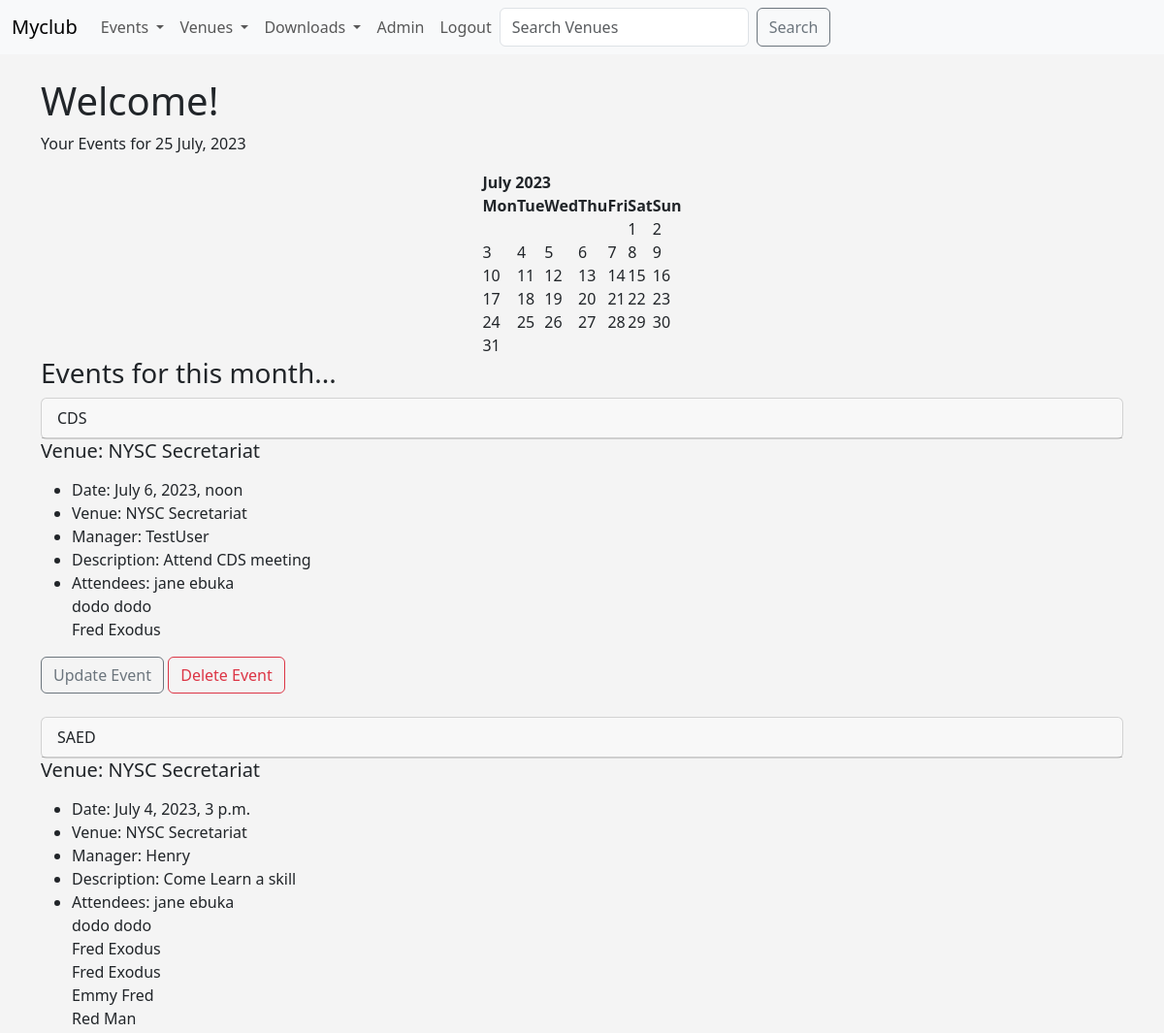
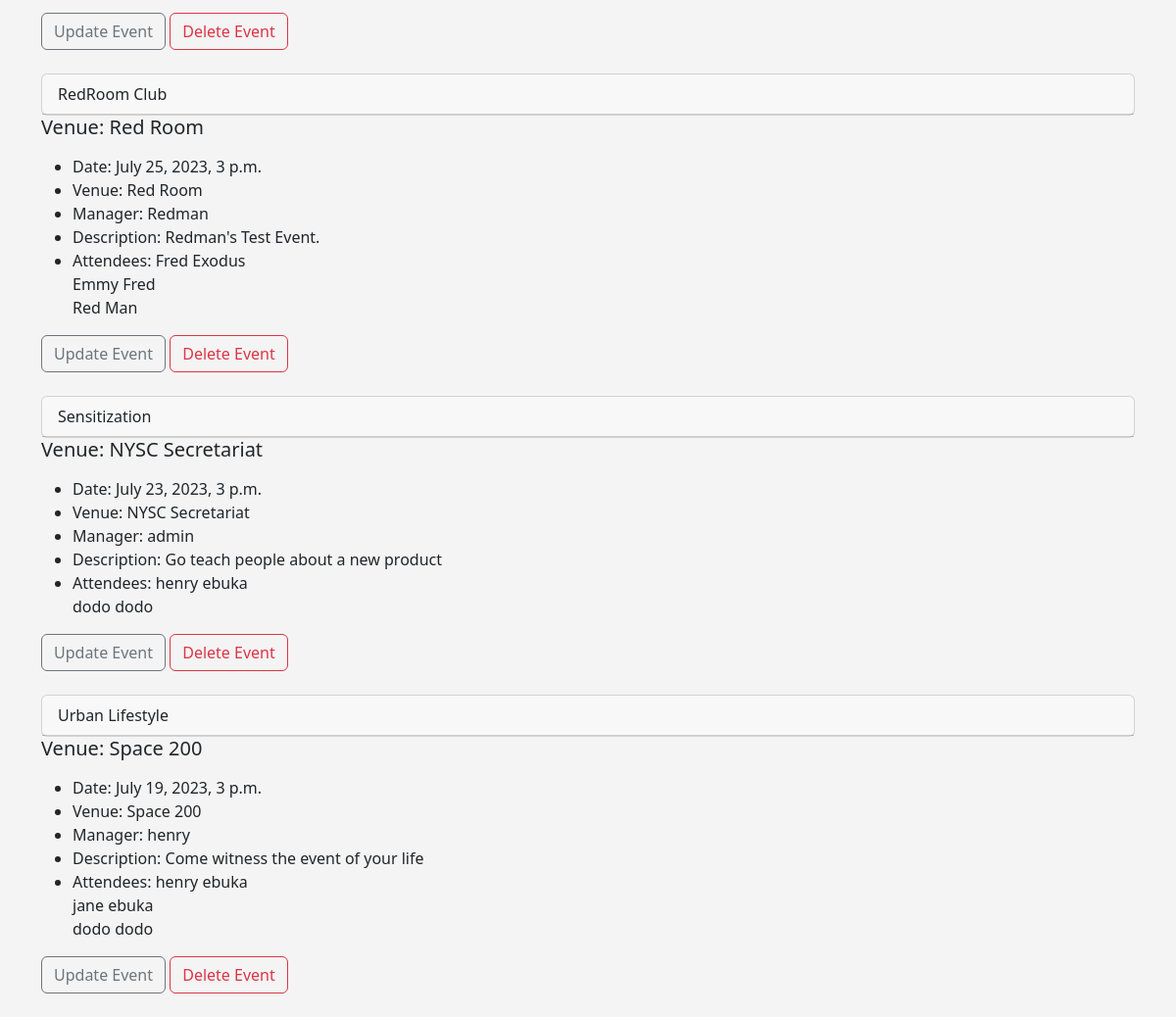
The app's page / (signed in) with its own data (2 pictures, top to bottom).
### events/models.py (models this page shows, shortened)
class Events(models.Model):
    name = models.CharField('Event name', max_length=100)
    event_date = models.DateTimeField('Event date')
    venue = models.ForeignKey(Venue, blank=True, null=True, on_delete=models.CASCADE)
    manager = models.ForeignKey(User, blank=True, null=True, on_delete=models.SET_NULL)
    description = models.TextField(blank=True)
    attendees = models.ManyToManyField(MyClubUsers, blank=True)
    approved = models.BooleanField('Approved', default=False)
    def __str__(self):
        return self.name

class Venue(models.Model):
    name = models.CharField('Venue name', max_length=100)
    address = models.CharField('Address', max_length=150,)
    phone = models.IntegerField('Contact Phone', max_length=15)
    email_address = models.EmailField('Email Address', max_length=25)
    owner = models.IntegerField('Venue Owner', blank=False, default=1)
    venue_img = models.ImageField(null=True, blank=True, upload_to="images/")
    def __str__(self):
        return self.name

class MyClubUsers(models.Model):
    first_name = models.CharField('First Name', max_length=30)
    last_name = models.CharField('Last Name', max_length=30)
    email_address = models.EmailField('Email', max_length=25)
    phone = models.CharField(max_length=15)
    def __str__(self):
        return self.first_name + ' ' + self.last_name

### events/views.py (the view)
# urls.py: path('', views.home, name="home"),
def home(request, year=datetime.now().year, day=datetime.now().day, month=datetime.now().strftime("%B")):
    month = month.title()
    month_num = list(calendar.month_name).index(month)
    month_num = int(month_num)
    cal = HTMLCalendar().formatmonth(year, month_num)
    event_list = Events.objects.filter(event_date__year = year, event_date__month = month_num)
    return render(request, "events/home.html", {
        "age": 26,
        "day": day,
        "year": year,
        "month": month,
        "month_num": month_num,
        "cal": cal,
        "event_list": event_list
    })

### events/templates/events/home.html (shortened to what this page needs)
<!DOCTYPE html>
<html lang="en">
<head>
</head>
<body>
{% extends 'events/base.html' %}
    {% block content %}
<h1>Welcome! </h1>
<p>Your Events for {{ day }} {{ month }}, {{ year }}</p>
<center> {{ cal|safe}} </center>
<h3>Events for this month...</h3>
{% if event_list %}
    {% for event in event_list %}
    <div class="card">
        <div class="card-header">
         {{ event}}
         </div>
     </div>
     <div class="card-body">
           <h5 class="card-title">Venue: {{ event.venue }}</h5>
           <p class="card-text">
             <ul>
         <li>Date: {{ event.event_date }}</li>
         <li>Venue: {{ event.venue }}</li>
         <li>Manager: {{ event.manager }}</li>
         <li>Description: {{ event.description }}</li>
         <li>Attendees:
         {% for user in event.attendees.all %}
             {{ user }}<br>
         {% endfor %}
         </li>
         </ul>
         </p>
     </div>
         <div class="card-footer text-muted">
             <a href="{% url 'update-event' event.id %}" class="btn btn-outline-secondary btn-sn">Update Event</a>
             <a href="{% url 'delete-event' event.id %}" class="btn btn-outline-danger btn-sn">Delete Event</a>
         </div>
    <br>
    {% endfor %}
{% endif %}
    {% endblock %}

### events/templates/events/base.html (style rules this page uses)
body { background: #f4f4f4; }

### records on screen
Events: name "CDS", venue "NYSC Secretariat", event_date "July 6, 2023, noon", manager "TestUser", description "Attend CDS meeting"
MyClubUsers: first_name+last_name "jane ebuka"
MyClubUsers: first_name+last_name "dodo dodo"
MyClubUsers: first_name+last_name "Fred Exodus"
Events: name "SAED", venue "NYSC Secretariat", event_date "July 4, 2023, 3 p.m.", manager "Henry", description "Come Learn a skill"
MyClubUsers: first_name+last_name "Fred Exodus"
MyClubUsers: first_name+last_name "Emmy Fred"
MyClubUsers: first_name+last_name "Red Man"
Events: name "RedRoom Club", venue "Red Room", event_date "July 25, 2023, 3 p.m.", manager "Redman", description "Redman's Test Event."
Events: name "Sensitization", venue "NYSC Secretariat", event_date "July 23, 2023, 3 p.m.", manager "admin", description "Go teach people about a new product"
MyClubUsers: first_name+last_name "henry ebuka"
Events: name "Urban Lifestyle", venue "Space 200", event_date "July 19, 2023, 3 p.m.", manager "henry", description "Come witness the event of your life"

### other values on screen
{{ month }} "July"
{{ cal|safe }} "July 2023 Mon Tue Wed Thu Fri Sat Sun 1 2 3 4 5 6 7 8 9 10 11 12 13 14 15 16 17 18 19 20 21 22 23 24 25 26 27 28 29 30 31"
